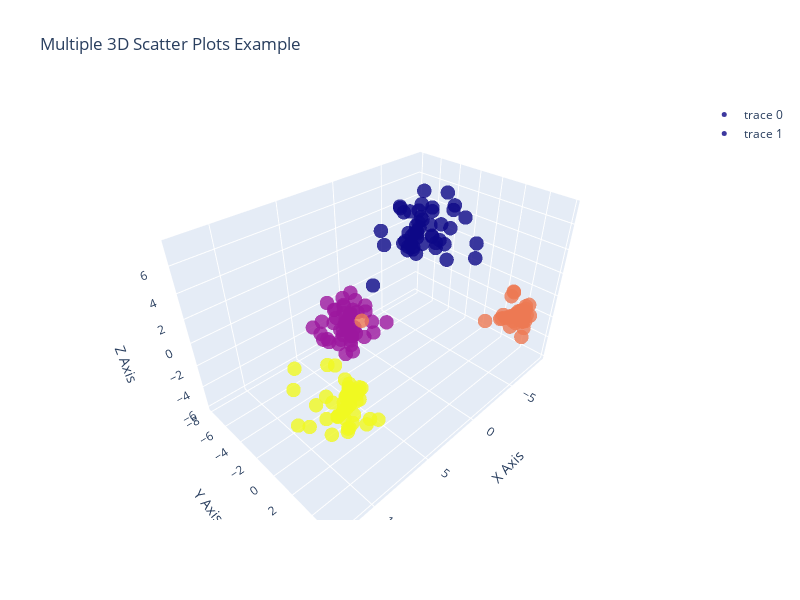

Notebook cell for this chart:
### Code cell
import plotly.graph_objects as go
import numpy as np

x1 = X_train_lda[:, 0]
y1 = X_train_lda[:, 1]
z1 = X_train_lda[:, 2]

x2 = X_test_lda[:, 0]
y2 = X_test_lda[:, 1]
z2 = X_test_lda[:, 2]


# Create a 3D scatter plot
fig = go.Figure()
# Add the first scatter trace
fig.add_trace(go.Scatter3d(
    x=x1,
    y=y1,
    z=z1,
    mode='markers',
    marker=dict(
        size=5,
        color=y_train,  # Color for the first set
        opacity=0.8
    ),
    # hovertemplate = hover_text_re,
))

# Add the second scatter trace
fig.add_trace(go.Scatter3d(
    x=x2,
    y=y2,
    z=z2,
    mode='markers',
    marker=dict(
        size=5,
        color=y_test,  # Color for the second set
        opacity=0.8
    ),
    # hovertemplate = hover_text_than,
))

# Set the layout of the plot
fig.update_layout(
    scene=dict(
        xaxis_title='X Axis',
        yaxis_title='Y Axis',
        zaxis_title='Z Axis'
    ),
    width = 800,
    height = 600,
    title='Multiple 3D Scatter Plots Example'
)

# Show the plot
fig.show()

### Figure 1 — Plotly figure (JSON) as saved in the notebook; plotly's stock layout.template omitted (floating-point values rounded to 4 significant figures; data arrays with more than 128 entries replaced by an {"elided": "..."} marker saying what was removed)
{"data": [{"marker": {"color": {"elided": "160 int values"}, "opacity": 0.8, "size": 5}, "mode": "markers", "type": "scatter3d", "x": {"elided": "160 float values"}, "y": {"elided": "160 float values"}, "z": {"elided": "160 float values"}}, {"marker": {"color": [0, 0, 0, 0, 0, 0, 0, 0, 1, 1, 1, 1, 1, 1, 1, 1, 2, 2, 2, 2, 2, 2, 2, 2, 3, 3, 3, 3, 3, 3, 3, 3], "opacity": 0.8, "size": 5}, "mode": "markers", "type": "scatter3d", "x": [-6.092, -6.931, -2.478, -2.571, -4.24, -6.164, 0.3854, -2.114, 1.779, 0.9474, 0.8672, 2.596, 2.535, 4.244, -2.044, 0.2281, -8.297, -7.244, -7.266, 3.113, -8.964, -7.549, -7.248, -7.569, 12.39, 12.12, 11.78, 11.09, 12.12, 10.98, 10.45, 9.447], "y": [-2.352, -1.136, -3.824, -3.056, -2.236, -1.663, -2.583, -2.881, -7.843, -5.27, -6.151, -3.905, -5.84, -5.429, -4.764, -4.909, 4.451, 1.632, 3.942, -2.131, 4.613, 3.486, 4.126, 4.429, 5.79, 3.434, 1.692, 1.029, 2.326, 2.605, 2.724, 1.913], "z": [6.882, 4.989, 6.442, 3.109, 6.305, 6.055, 4.829, 4.106, -1.948, -0.8243, -5.919, -4.276, -1.25, -3.024, -4.308, -1.522, -1.172, -3.544, -2.909, -0.07331, -2.358, -0.3342, -2.236, -1.985, 1.83, 0.3138, -1.212, 2.387, 2.346, 0.5634, -0.8898, 2.19]}], "layout": {"height": 600, "scene": {"xaxis": {"title": {"text": "X Axis"}}, "yaxis": {"title": {"text": "Y Axis"}}, "zaxis": {"title": {"text": "Z Axis"}}}, "title": {"text": "Multiple 3D Scatter Plots Example"}, "width": 800}}
